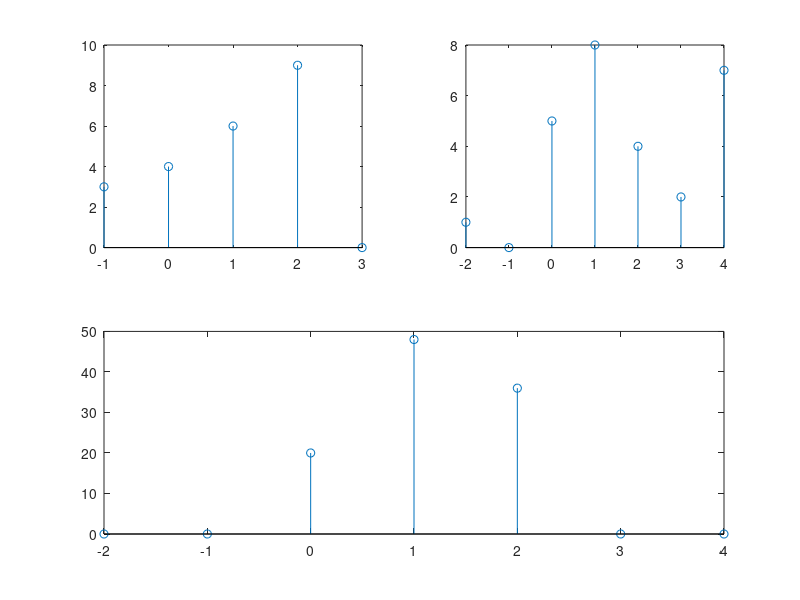

MATLAB code to generate this figure:
function [] = multplication( )

x1=[3 4 6 9 0];
x2=[1 0 5 8 4 2 7];
n1=-1:3;
n2=-2:4;
  n=min(min(n1),min(n2)):max(max(n1),max(n2));
y1=zeros(1,length(n));
y2=y1;
y1(find((n>=min(n1))&(n<=max(n1))))=x1;
y2(find((n>=min(n2))&(n<=max(n2))))=x2;
y=y1.*y2;
subplot(2,2,1)
stem(n1,x1)
subplot(2,2,2)
stem(n2,x2)
subplot(2,2,[3 4])
stem(n,y)
end





